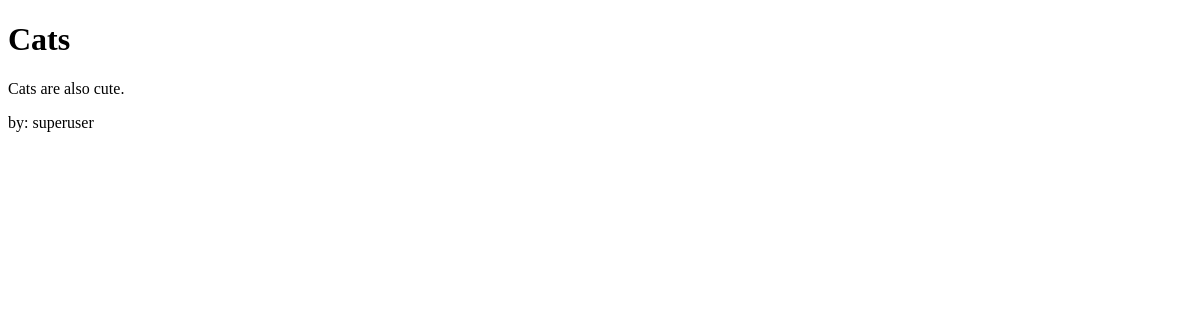
The app's page /cats, older data.
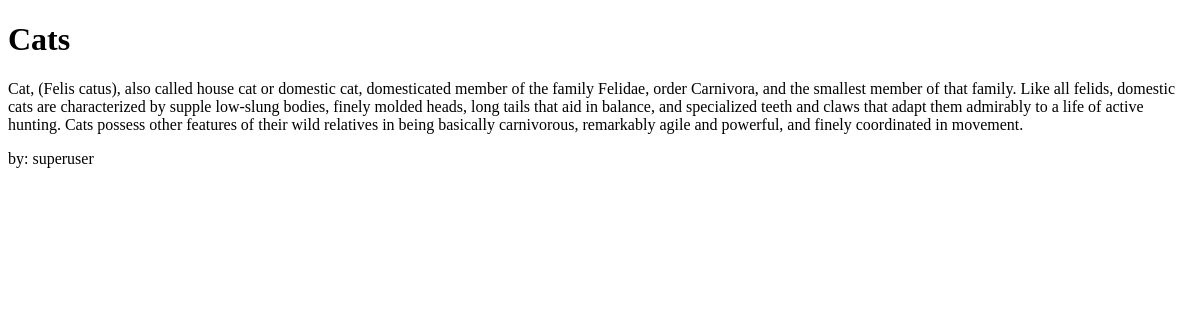
The same page, newer data.
### blog/models.py (models this page shows, shortened)
class Post(models.Model):
    title = models.CharField(max_length=200)
    content = models.TextField()
    date_created = models.DateTimeField(auto_now_add=True)
    slug = models.SlugField(max_length=200, unique=True)
    author = models.ForeignKey(to=User, on_delete=models.CASCADE)
    status = models.IntegerField(choices=STATUS, default=0)

### blog/views.py (the view)
# urls.py: path('<slug:slug>', views.BlogView.as_view(), name='blog_view'),
class BlogView(generic.DetailView):
    model = Post
    template_name = 'blog.html'

### templates/blog.html (shortened to what this page needs)
<!DOCTYPE html>
<html lang="en">
<head>
</head>
<body>
    <h1>{% block blog_title %} {{object.title}} {% endblock blog_title %}</h1>
    <p>{% block blog_content %} {{object.content}} {% endblock blog_content %}</p>
    <p>by: {% block blog_author %} {{object.author}} {% endblock blog_author %}</p>
</body>
</html>

Row changes from the older to the newer data that the page shows:
changed Post "Cats": content "Cats are also cute." → "Cat, (Felis catus), also called house cat or domestic cat, domesticated member of the family Felidae, order Carnivora, and the smallest member of that family. Like all felids, domestic cats are characterized by supple low-slung bodies, finely molded heads, long tails that aid in balance, and specialized teeth and claws that adapt them admirably to a life of active hunting. Cats possess other features of their wild relatives in being basically carnivorous, remarkably agile and powerful, and finely coordinated in movement."
